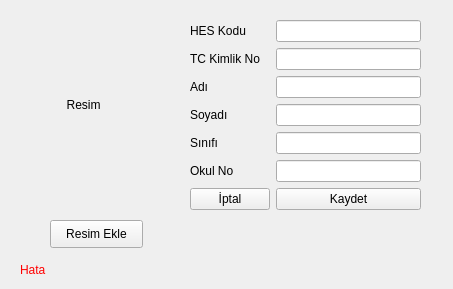
<?xml version="1.0" encoding="UTF-8"?>
<ui version="4.0">
 <class>Form</class>
 <widget class="QWidget" name="Form">
  <property name="geometry">
   <rect>
    <x>0</x>
    <y>0</y>
    <width>453</width>
    <height>289</height>
   </rect>
  </property>
  <property name="windowTitle">
   <string>Ekle-Güncelle</string>
  </property>
  <widget class="QLabel" name="widgetResim">
   <property name="geometry">
    <rect>
     <x>20</x>
     <y>20</y>
     <width>150</width>
     <height>170</height>
    </rect>
   </property>
   <property name="text">
    <string>              Resim</string>
   </property>
   <property name="scaledContents">
    <bool>true</bool>
   </property>
  </widget>
  <widget class="QWidget" name="formLayoutWidget">
   <property name="geometry">
    <rect>
     <x>190</x>
     <y>20</y>
     <width>231</width>
     <height>227</height>
    </rect>
   </property>
   <layout class="QFormLayout" name="formLayout">
    <item row="0" column="0">
     <widget class="QLabel" name="label">
      <property name="text">
       <string>HES Kodu</string>
      </property>
     </widget>
    </item>
    <item row="0" column="1">
     <widget class="QLineEdit" name="widgetHesKodu"/>
    </item>
    <item row="1" column="0">
     <widget class="QLabel" name="label_2">
      <property name="text">
       <string>TC Kimlik No</string>
      </property>
     </widget>
    </item>
    <item row="1" column="1">
     <widget class="QLineEdit" name="widgetTcKimlikNo"/>
    </item>
    <item row="2" column="0">
     <widget class="QLabel" name="label_3">
      <property name="text">
       <string>Adı</string>
      </property>
     </widget>
    </item>
    <item row="2" column="1">
     <widget class="QLineEdit" name="widgetAdi"/>
    </item>
    <item row="3" column="1">
     <widget class="QLineEdit" name="widgetSoyadi"/>
    </item>
    <item row="4" column="0">
     <widget class="QLabel" name="label_4">
      <property name="text">
       <string>Sınıfı</string>
      </property>
     </widget>
    </item>
    <item row="4" column="1">
     <widget class="QLineEdit" name="widgetSinifi"/>
    </item>
    <item row="5" column="0">
     <widget class="QLabel" name="label_5">
      <property name="text">
       <string>Okul No</string>
      </property>
     </widget>
    </item>
    <item row="5" column="1">
     <widget class="QLineEdit" name="widgetOkulNo"/>
    </item>
    <item row="6" column="0">
     <widget class="QPushButton" name="widgetIptal">
      <property name="text">
       <string>İptal</string>
      </property>
     </widget>
    </item>
    <item row="6" column="1">
     <widget class="QPushButton" name="widgetKaydet">
      <property name="text">
       <string>Kaydet</string>
      </property>
     </widget>
    </item>
    <item row="3" column="0">
     <widget class="QLabel" name="label_6">
      <property name="text">
       <string>Soyadı</string>
      </property>
     </widget>
    </item>
   </layout>
  </widget>
  <widget class="QPushButton" name="widgetResimEkle">
   <property name="geometry">
    <rect>
     <x>50</x>
     <y>220</y>
     <width>93</width>
     <height>28</height>
    </rect>
   </property>
   <property name="text">
    <string>Resim Ekle</string>
   </property>
  </widget>
  <widget class="QLabel" name="hata">
   <property name="geometry">
    <rect>
     <x>20</x>
     <y>260</y>
     <width>401</width>
     <height>20</height>
    </rect>
   </property>
   <property name="styleSheet">
    <string notr="true">color: rgb(255, 0, 0);</string>
   </property>
   <property name="text">
    <string>Hata</string>
   </property>
  </widget>
 </widget>
 <resources/>
 <connections/>
</ui>
